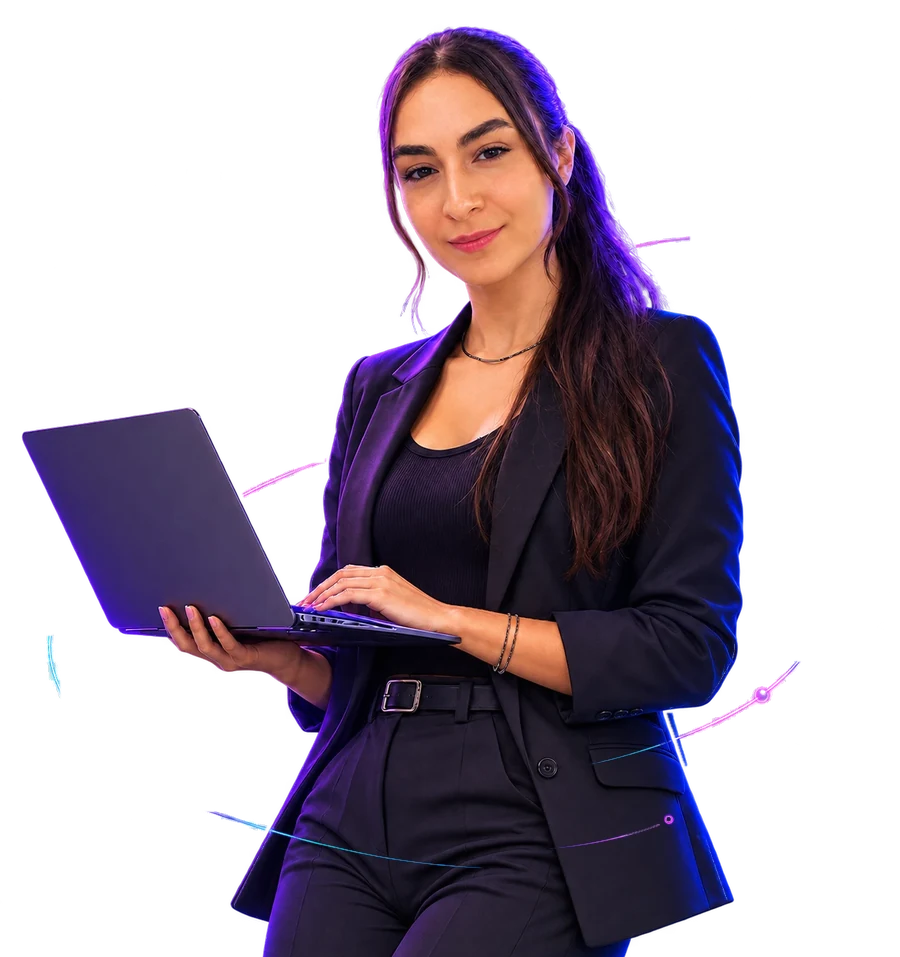
#> input picture meu-portfolio/src/assets/hero/base.webp, 900 x 957 px
$ python recolor-hero.py ../src/assets/hero/base.webp
#> lines starting #> are read from the running program, lines starting #| are printed output that depends on the picture
#> further down, src is the input picture: PIL image 900x957 RGBA; mean R, G, B, A 32.6, 22.5, 34.6, 106.8
"""Recolore a ilustração do hero para o tema HUD (roxo → ciano).

Uso: python scripts/recolor-hero.py src/assets/hero/*.webp   (sobrescreve; requer Pillow e NumPy)

Rode depois de scripts/split-hero-layers.py. Só a faixa azul→roxo→magenta é afetada:
tons claros/saturados (painéis, luzes) viram ciano; tons escuros arroxeados (blazer,
notebook) viram cinza-frio neutro. Pele e cabelo castanho ficam como estão.
"""
import sys
import numpy as np
from PIL import Image

TARGET_HUE = 191 / 360      # ciano levemente azulado (não puxa para o verde)
BAND = (200 / 360, 335 / 360)  # azul → roxo → magenta
FEATHER = 18 / 360           # transição suave nas bordas da faixa


def recolor(img: Image.Image) -> Image.Image:
    rgba = np.asarray(img.convert('RGBA')).astype(np.float32) / 255
    alpha = rgba[..., 3:]
    hsv = np.asarray(Image.fromarray((rgba[..., :3] * 255).astype(np.uint8)).convert('HSV')).astype(np.float32) / 255
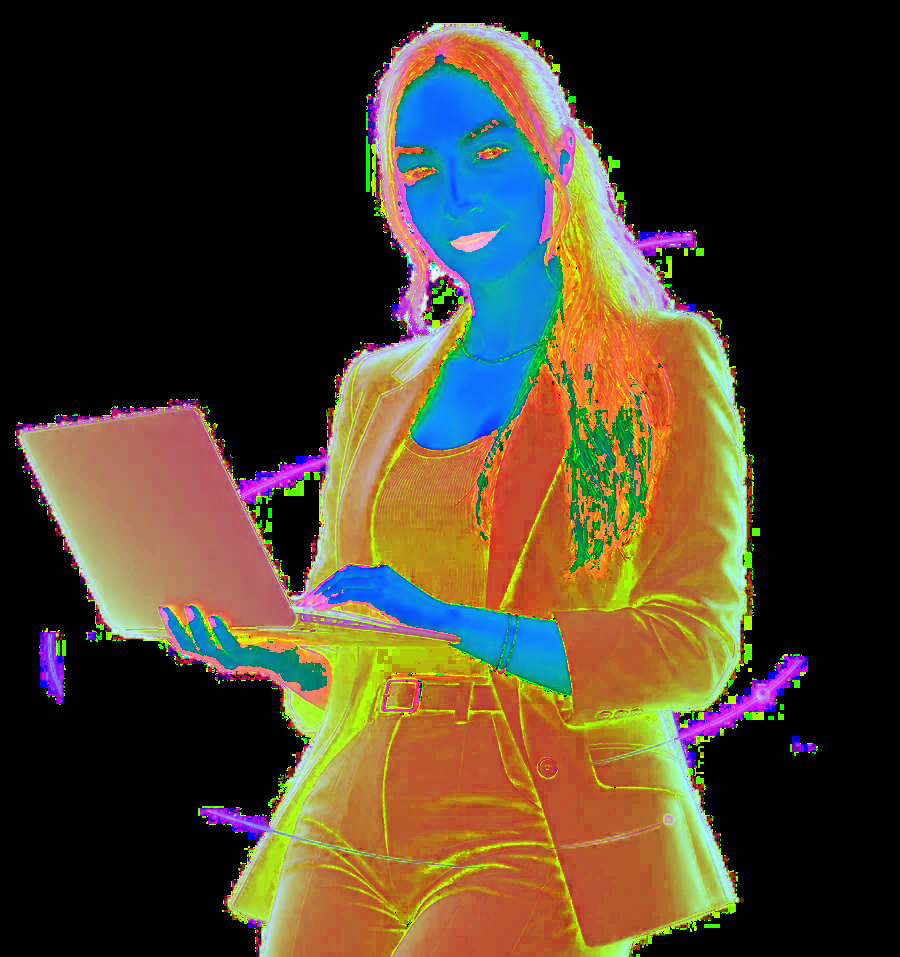
#> hsv: shape (957, 900, 3) float32; mean R, G, B 0.287, 0.244, 0.167
    h, s, v = hsv[..., 0], hsv[..., 1], hsv[..., 2]

    lo, hi = BAND
    inside = np.clip(np.minimum((h - (lo - FEATHER)) / FEATHER, ((hi + FEATHER) - h) / FEATHER), 0, 1)
    colorful = np.clip((s - 0.12) / 0.2, 0, 1)   # ignora quase-cinzas
    bright = np.clip((v - 0.28) / 0.22, 0, 1)    # 0 = tons escuros (blazer, notebook), 1 = luzes/painéis

    # claros e saturados: matiz → ciano, mantendo a saturação
    shift = inside * colorful * bright
    dh = (TARGET_HUE - h + 0.5) % 1 - 0.5
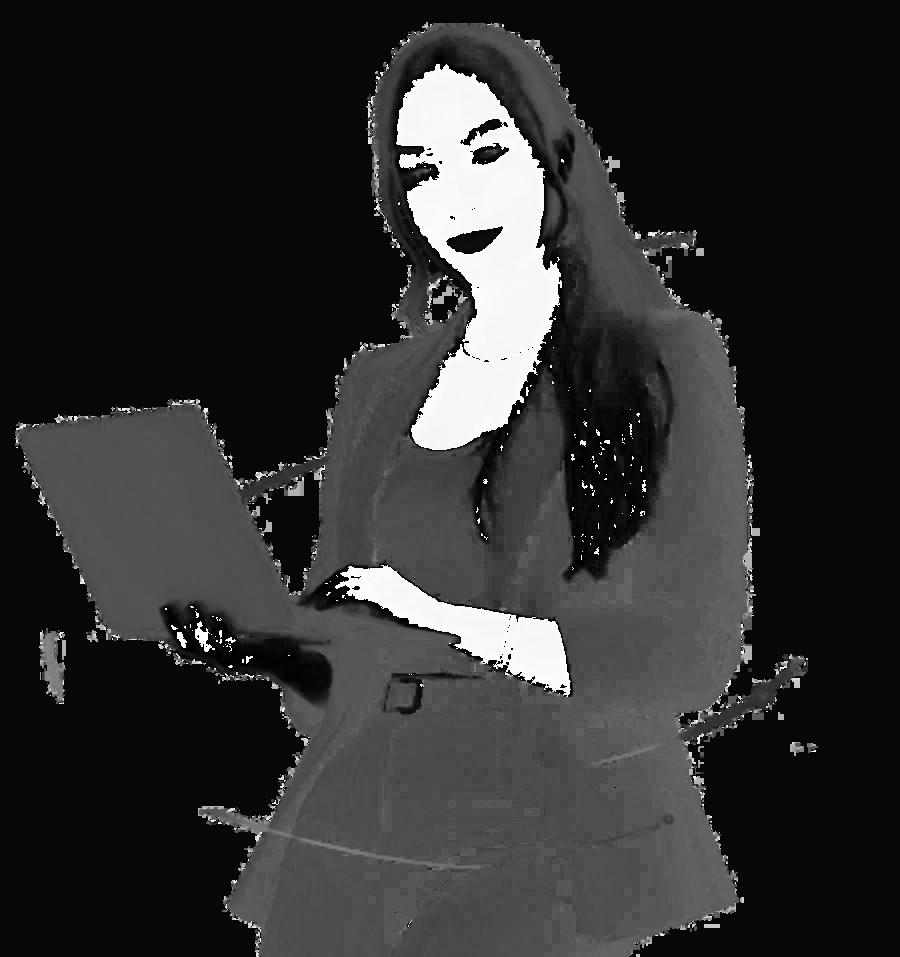
#> dh: shape (957, 900) float32; min -0.497, max 0.499, mean -0.314; drawn with min black and max white
    h2 = (h + dh * shift) % 1
    # escuros arroxeados: neutraliza para cinza-frio em vez de colorir
    neutral = inside * (1 - bright)
    s2 = s * (1 - 0.8 * neutral)
    h2 = (h2 + dh * neutral) % 1
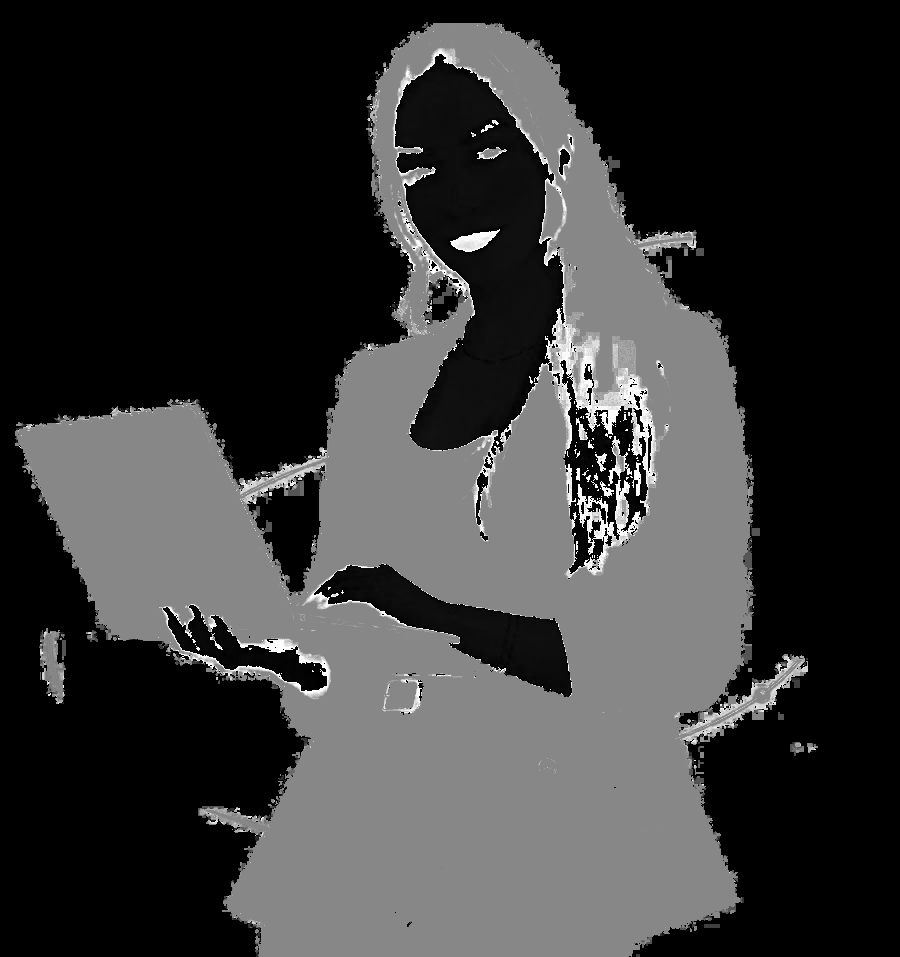
#> h2: shape (957, 900) float32; min 0, max 0.996, mean 0.216
    v2 = v

    out = Image.fromarray((np.stack([h2, s2, v2], -1) * 255).astype(np.uint8), 'HSV').convert('RGB')
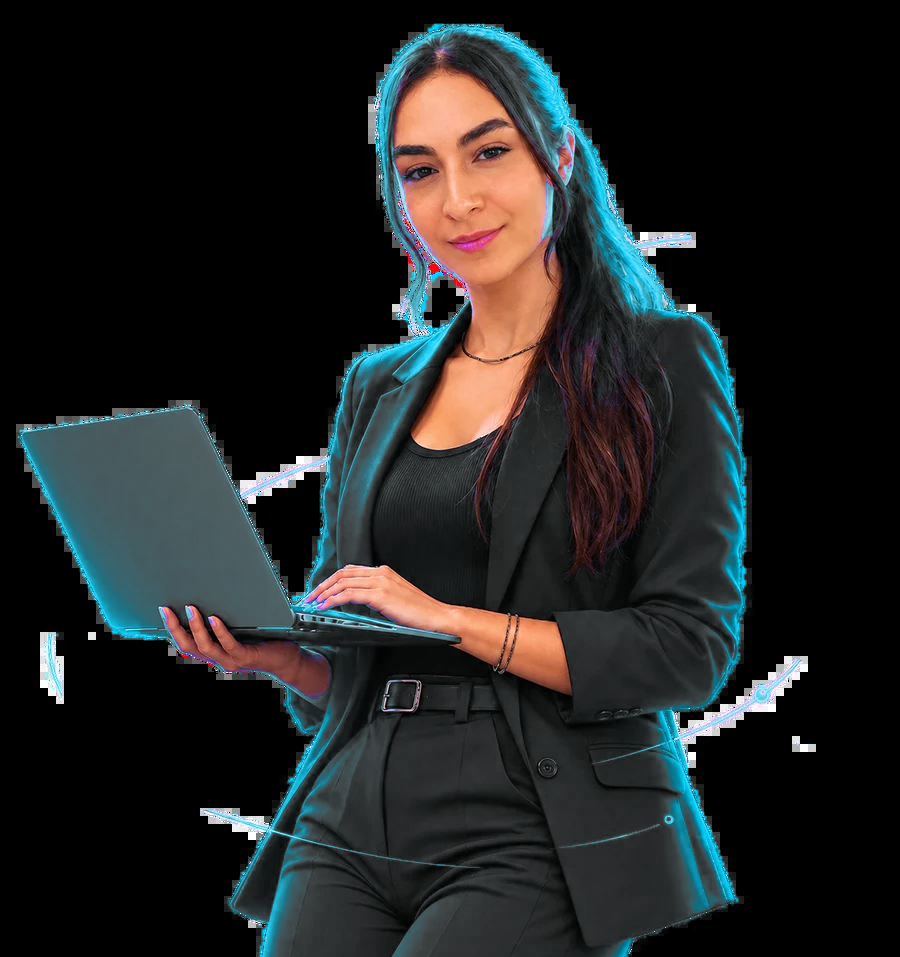
#> out: PIL image 900x957 RGB; mean R, G, B 32.8, 35, 35.1
    rgb = np.asarray(out).astype(np.float32) / 255
    return Image.fromarray((np.concatenate([rgb, alpha], -1) * 255 + 0.5).astype(np.uint8), 'RGBA')
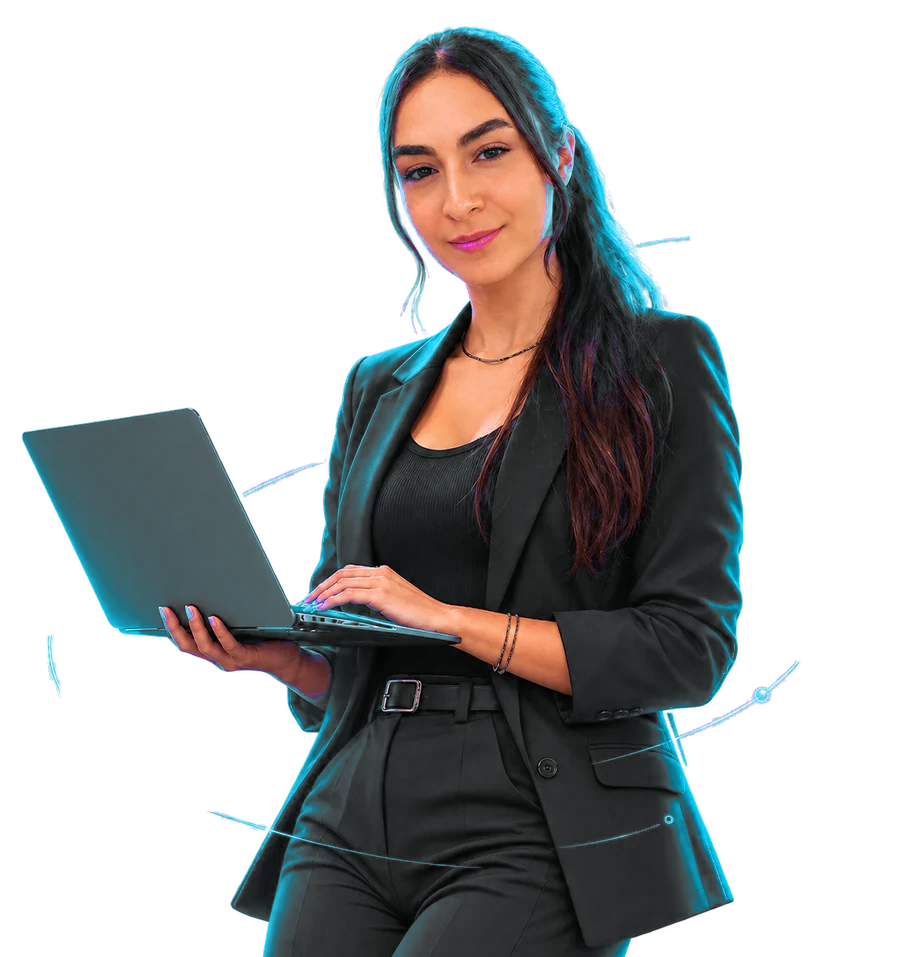
#> returned value: PIL image 900x957 RGBA; mean R, G, B, A 32.8, 35, 35.1, 106.8; transparent parts drawn white


if __name__ == '__main__':
    for path in sys.argv[1:]:
        src = Image.open(path)
        recolor(src).save(path, 'WEBP', quality=88, method=6)

$ run again, on meu-portfolio/src/assets/hero/layer-cloud.webp
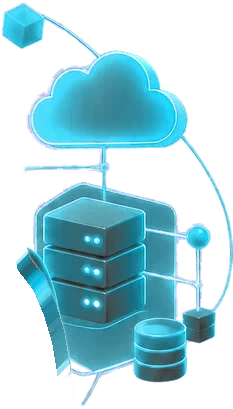
#> input picture meu-portfolio/src/assets/hero/layer-cloud.webp, 233 x 409 px
#> src is the input picture: PIL image 233x409 RGBA; mean R, G, B, A 61.7, 104, 114.5, 113.5
#> in recolor, `h2 = (h2 + dh * neutral) % 1`:
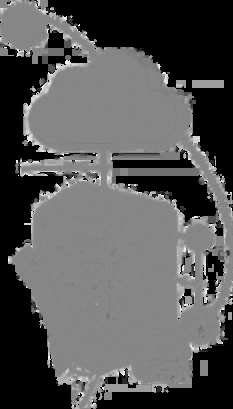
#> h2: shape (409, 233) float32; min 0, max 0.988, mean 0.34
#> in recolor, `out = Image.fromarray((np.stack([h2, s2, v2], -1) * 255).astype(np.uin..`:
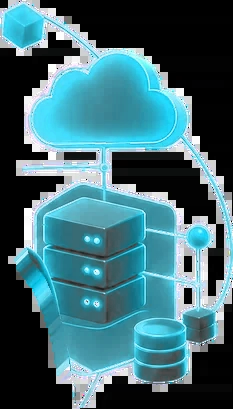
#> out: PIL image 233x409 RGB; mean R, G, B 62.3, 105.4, 114.5

$ run again, on meu-portfolio/src/assets/hero/layer-network.webp
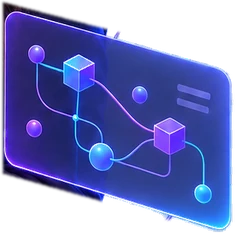
#> input picture meu-portfolio/src/assets/hero/layer-network.webp, 236 x 234 px
#> src is the input picture: PIL image 236x234 RGBA; mean R, G, B, A 51.3, 58.3, 124.2, 176
#> in recolor, `h2 = (h2 + dh * neutral) % 1`:
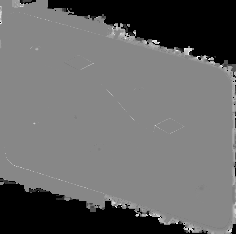
#> h2: shape (234, 236) float32; min 0, max 0.984, mean 0.413
#> in recolor, `return Image.fromarray((np.concatenate([rgb, alpha], -1) * 255 + 0.5)...`:
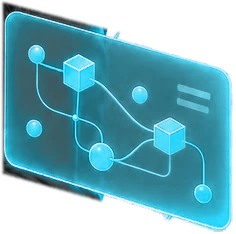
#> returned value: PIL image 236x234 RGBA; mean R, G, B, A 50.7, 110.9, 124.3, 176; transparent parts drawn white

$ run again, on meu-portfolio/src/assets/hero/layer-phone.webp
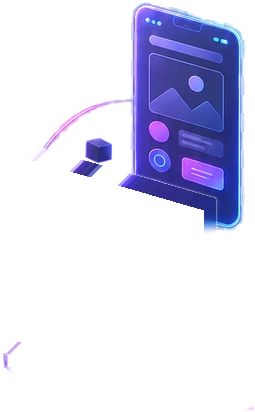
#> input picture meu-portfolio/src/assets/hero/layer-phone.webp, 255 x 412 px
#> src is the input picture: PIL image 255x412 RGBA; mean R, G, B, A 34.9, 34.5, 56.9, 57.6
#> in recolor, `out = Image.fromarray((np.stack([h2, s2, v2], -1) * 255).astype(np.uin..`:
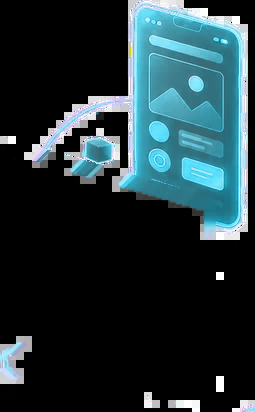
#> out: PIL image 255x412 RGB; mean R, G, B 32.9, 52, 56.9
#> in recolor, `return Image.fromarray((np.concatenate([rgb, alpha], -1) * 255 + 0.5)...`:
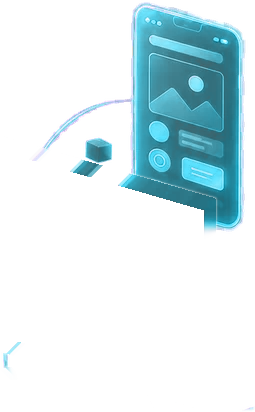
#> returned value: PIL image 255x412 RGBA; mean R, G, B, A 32.9, 52, 56.9, 57.6; transparent parts drawn white
